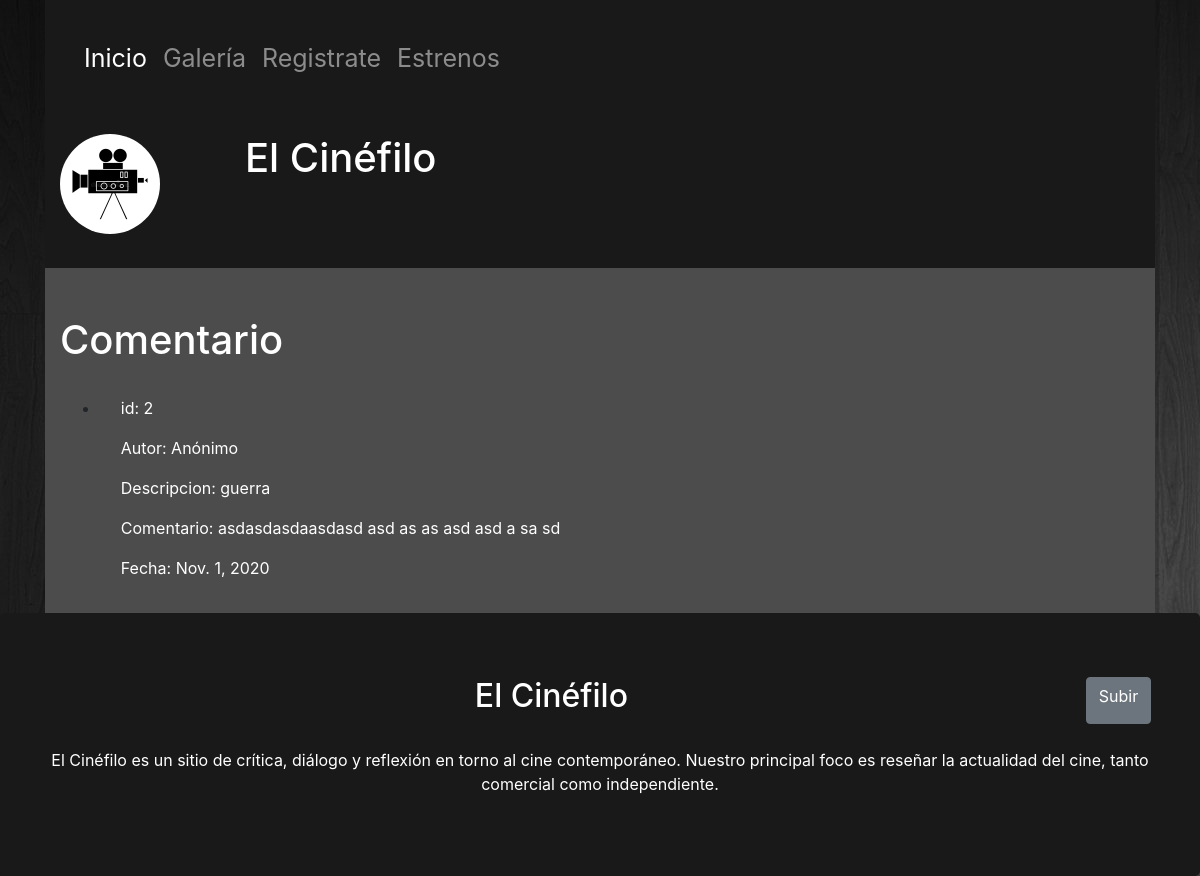
Page /peliculas/comentario/guerra/2 on the committed database.
### peliculas/models.py (models this page shows, shortened)
class ComentarioGuerra(models.Model):
    id = models.AutoField(primary_key=True)
    descripcion = models.CharField(max_length=50)
    comentario = models.TextField(max_length=1000)
    fecha = models.DateField(null=True, blank=True)
    class Meta:
        ordering = ['fecha']

### peliculas/views.py (the view)
# urls.py: path('comentario/guerra/<int:pk>', views.GuerraDetailView.as_view(), name='comentarioguerra-detail'),
class GuerraDetailView(generic.DetailView):
    model = ComentarioGuerra

### peliculas/templates/peliculas/comentarioguerra_detail.html
{% extends "base_generic.html" %}
{% block content %}
	<div class="container cuerpo" style="margin-bottom: -2%;">
	<br><br>
	<h1>Comentario</h1>
	<br>
		<ul>
			<li>
				<p class="letra-cuerpo" style="margin-left: 2%;!important">id: {{comentarioguerra.id}}</p>
				<p class="letra-cuerpo" style="margin-left: 2%;!important">Autor: Anónimo</p>
				<p class="letra-cuerpo" style="margin-left: 2%;!important">Descripcion: {{ comentarioguerra.descripcion }}</a></p>
				<p class="letra-cuerpo" style="margin-left: 2%;!important">Comentario: {{comentarioguerra.comentario}}</p>
				<p class="letra-cuerpo" style="margin-left: 2%;!important">Fecha: {{comentarioguerra.fecha}}</p><br>
			</li>
		</ul>
	</div>
{% endblock %}

### peliculas/static/css/estilos.css (style rules this page uses)
body { background: url('../img/fondo.jpg'); background-color: #2c2c2c; background-repeat: no-repeat; background-attachment: fixed; }
@media (min-width: 306px) { h1 { font-size: 250%; color:#fff; } }
.cuerpo { width: 100%; background-color: #4c4c4c; }
.letra-cuerpo { color:#fff; text-align: justify; margin-left: 10%; margin-right: 10%; }

### rows in the picture
ComentarioGuerra: id "2", descripcion "guerra", comentario "asdasdasdaasdasd asd as as asd asd a sa sd", fecha "Nov. 1, 2020"
